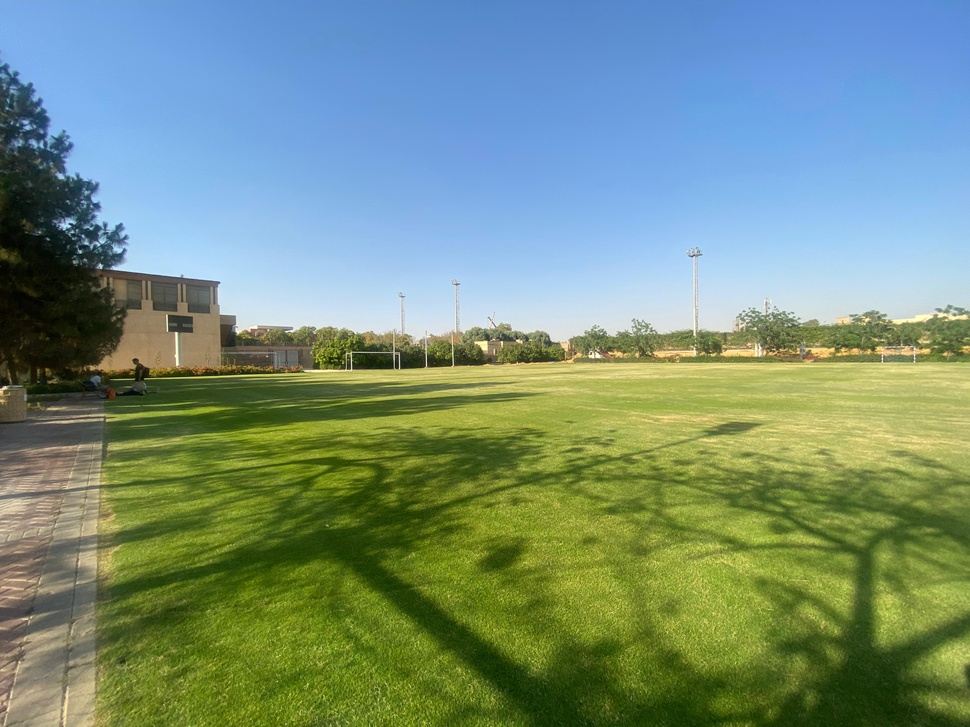
#> input picture data/left_3.jpeg, 970 x 727 px, shrunk from 4032 x 3024 before the run
$ python test.py
#> lines starting #> are read from the running program, lines starting #| are printed output that depends on the picture
import cv2
import numpy as np

def to_spherical(img, f):
    """Convert a perspective image to spherical projection."""
    h, w = img.shape[:2]
    cx, cy = w / 2, h / 2
    y_i, x_i = np.indices((h, w))
    x = (x_i - cx) / f
    y = (y_i - cy) / f
    z = np.ones_like(x)

    norm = np.sqrt(x**2 + y**2 + z**2)
    x /= norm
    y /= norm
    z /= norm

    theta = np.arctan2(x, z)
    phi = np.arctan2(y, np.sqrt(x**2 + z**2))

    x_map = f * theta + cx
    y_map = f * phi + cy

    return cv2.remap(img, x_map.astype(np.float32), y_map.astype(np.float32), cv2.INTER_LINEAR)

def stitch_images(img1, img2, f):
    # Spherical projection
    sph1 = to_spherical(img1, f)
    sph2 = to_spherical(img2, f)

    # SIFT feature detection
    sift = cv2.SIFT_create()
    kp1, des1 = sift.detectAndCompute(sph1, None)
    kp2, des2 = sift.detectAndCompute(sph2, None)

    # Match using FLANN + ratio test
    index_params = dict(algorithm=1, trees=5)
    search_params = dict(checks=50)
    flann = cv2.FlannBasedMatcher(index_params, search_params)
    matches = flann.knnMatch(des1, des2, k=2)

    good = [m for m, n in matches if m.distance < 0.75 * n.distance]
    if len(good) < 4:
        raise Exception("Not enough matches found!")

    pts1 = np.float32([kp1[m.queryIdx].pt for m in good])
    pts2 = np.float32([kp2[m.trainIdx].pt for m in good])

    # Estimate translation in spherical projection
    shift_x = np.median(pts1[:, 0] - pts2[:, 0])
    shift_y = np.median(pts1[:, 1] - pts2[:, 1])

    # Warp second image
    h, w = sph1.shape[:2]
    M = np.float32([[1, 0, shift_x], [0, 1, shift_y]])
    warped2 = cv2.warpAffine(sph2, M, (w + int(shift_x), h))

    # Paste first image onto panorama
    result = np.zeros_like(warped2)
    result[:, :w] = sph1

    # Create mask and blend
    mask1 = (result > 0).astype(np.uint8)
    mask2 = (warped2 > 0).astype(np.uint8)
    overlap = cv2.bitwise_and(mask1, mask2)

    alpha = 0.5
    blended = result.copy()
    blended[overlap == 1] = cv2.addWeighted(result, alpha, warped2, 1 - alpha, 0)[overlap == 1]
    blended[mask1 == 0] = warped2[mask1 == 0]

    return blended

# === MAIN EXECUTION ===
if __name__ == "__main__":
    # Load images
    img1 = cv2.imread('data/left_3.jpeg')
#> img1 is the input picture: shape (727, 970, 3); mean B, G, R 125.5, 144.2, 118.8
    img2 = cv2.imread('data/right_3.jpeg')
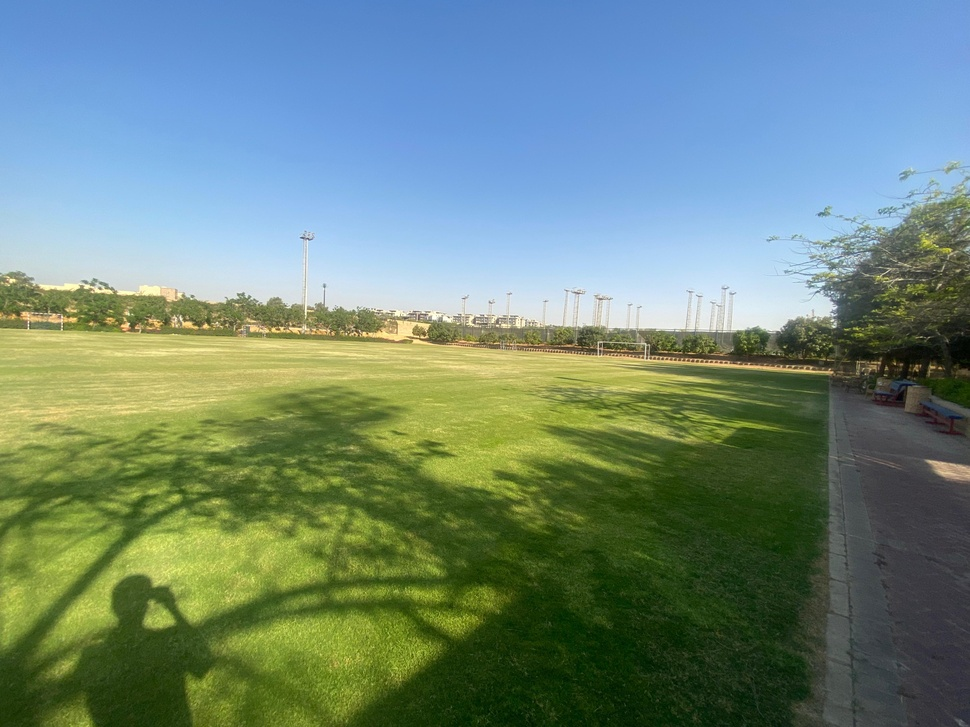
#> input picture data/right_3.jpeg, 970 x 727 px, shrunk from 4032 x 3024 before the run
#> img2 is the input picture: shape (727, 970, 3); mean B, G, R 123.5, 136.1, 110.9
    if img1 is None or img2 is None:
        raise Exception("Image loading failed. Make sure 'left.jpg' and 'right.jpg' exist.")

    # Focal length estimate
    f = 0.5 * img1.shape[1]
#> f = 485

    result = stitch_images(img1, img2, f)
#> in to_spherical, `theta = np.arctan2(x, z)`:
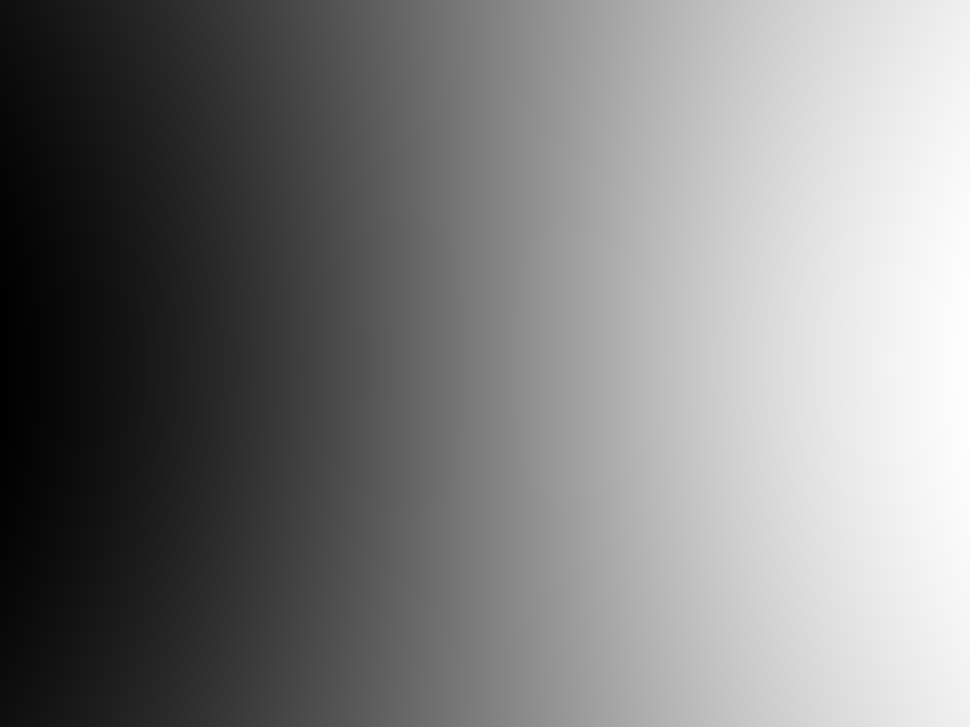
#> x: shape (727, 970) float64; min -0.707, max 0.706, mean -0.000699; drawn with min black and max white
#> in to_spherical, `phi = np.arctan2(y, np.sqrt(x**2 + z**2))`:
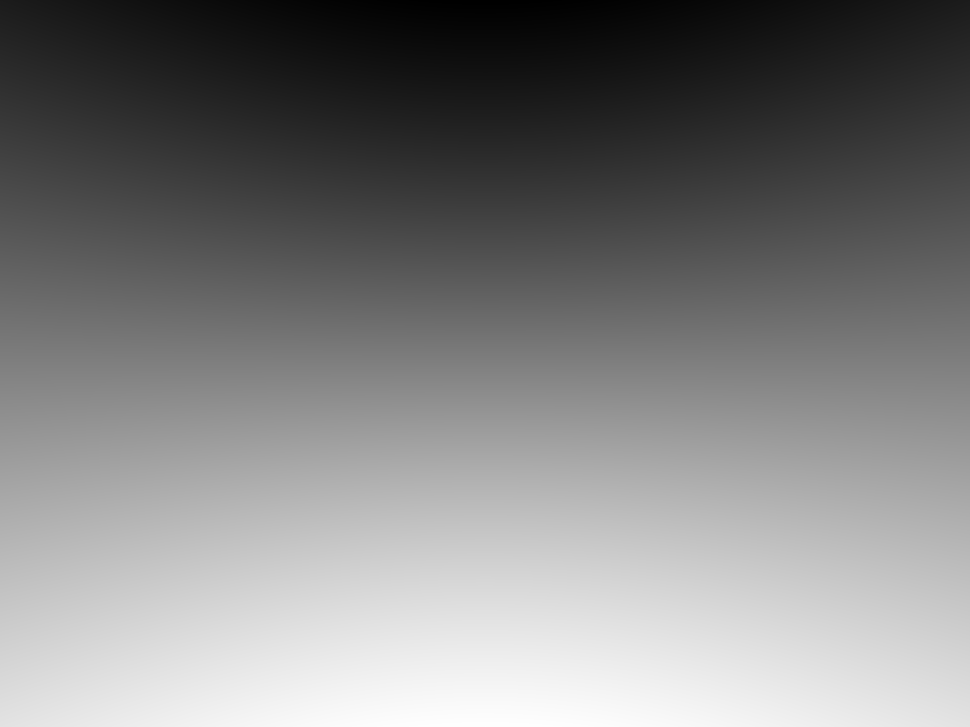
#> y: shape (727, 970) float64; min -0.6, max 0.599, mean -0.000755; drawn with min black and max white
#> call 2 of to_spherical, with f = 485
#> in to_spherical (call 2), `return cv2.remap(img, x_map.astype(np.float32), y_map.astype(np.float3..`:
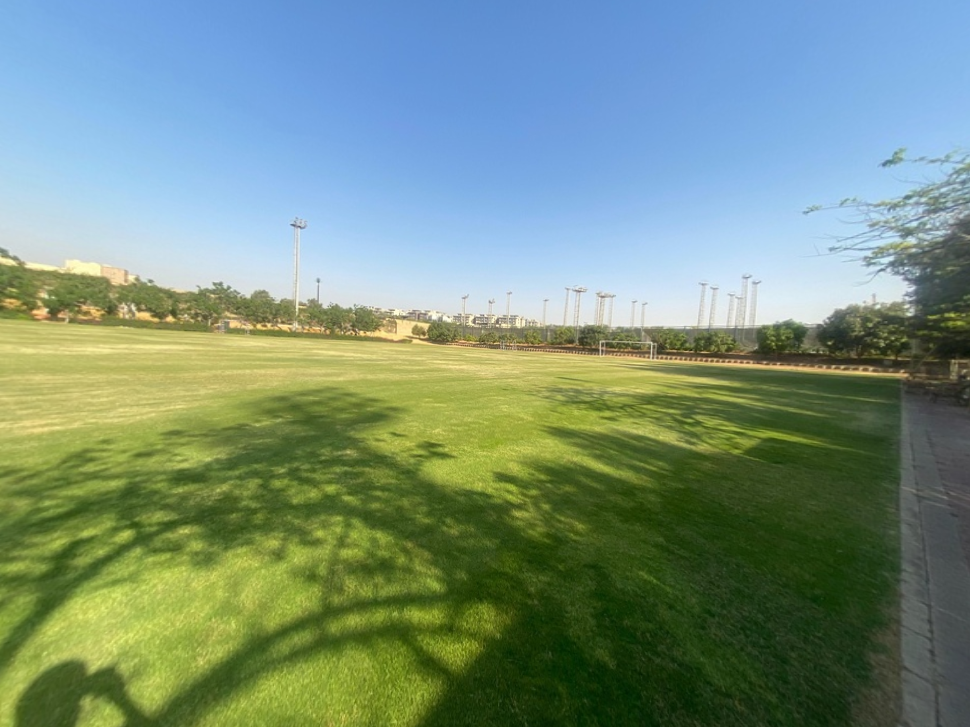
#> returned value: shape (727, 970, 3); mean of channels 0, 1, 2 126.8, 144.4, 119.1; drawn as B, G, R
#> in stitch_images, `kp1, des1 = sift.detectAndCompute(sph1, None)`: kp1 = 2497 keypoints; strongest (x, y, size): (484, 345, 6.4), (126, 326, 3.4), (600, 355, 3.3), (412, 359, 15.1)
#> in stitch_images, `kp2, des2 = sift.detectAndCompute(sph2, None)`: kp2 = 1920 keypoints; strongest (x, y, size): (170, 319, 4.6), (586, 340, 20.8), (892, 291, 27.4), (259, 326, 3.4)
#> in stitch_images, `matches = flann.knnMatch(des1, des2, k=2)`: matches = 2497 matches
#> in stitch_images, `good = [m for m, n in matches if m.distance < 0.75 * n.distance]`: good = 28 matches
#> in stitch_images, `pts1 = np.float32([kp1[m.queryIdx].pt for m in good])`: pts1 = 28 pairs, first value 50.26 to 962.3, second value 270.9 to 654.9
#> in stitch_images, `pts2 = np.float32([kp2[m.trainIdx].pt for m in good])`: pts2 = 28 pairs, first value 46.73 to 896.1, second value 279.5 to 539.6
#> in stitch_images, `shift_x = np.median(pts1[:, 0] - pts2[:, 0])`: shift_x = 119.7
#> in stitch_images, `shift_y = np.median(pts1[:, 1] - pts2[:, 1])`: shift_y = 17.72
#> in stitch_images, `M = np.float32([[1, 0, shift_x], [0, 1, shift_y]])`: M = [[1, 0, 119.7], [0, 1, 17.72]]
#> in stitch_images, `overlap = cv2.bitwise_and(mask1, mask2)`:
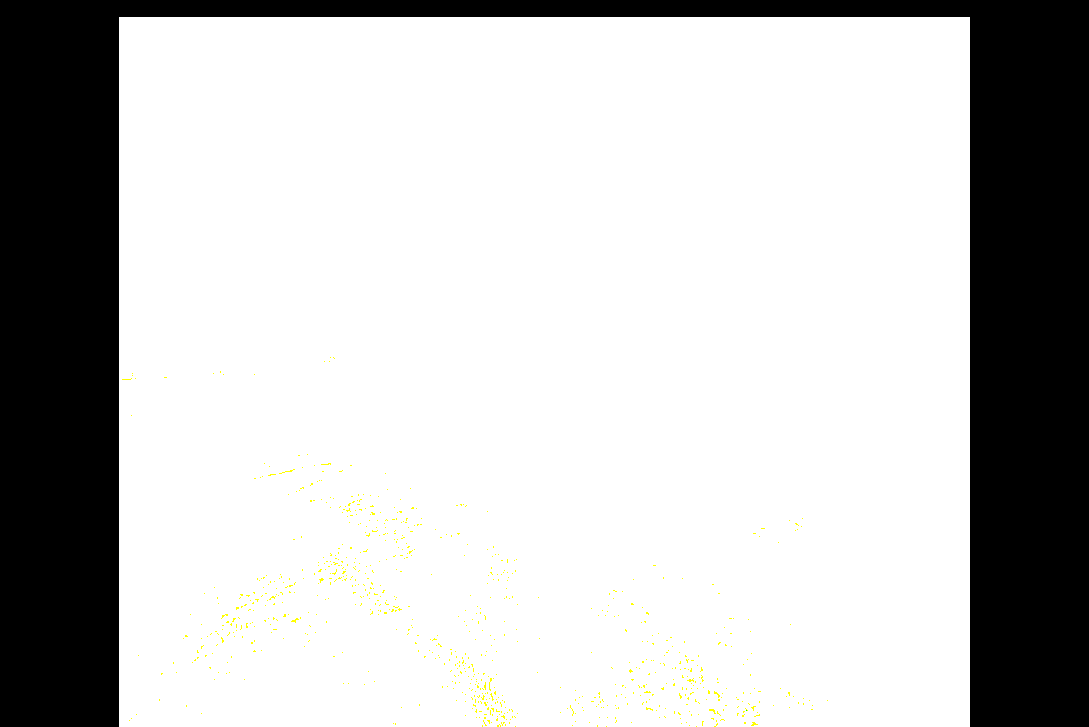
#> overlap: shape (727, 1089, 3); mean B, G, R 0.761, 0.763, 0.763; drawn with 1 as white
#> in stitch_images, `blended[mask1 == 0] = warped2[mask1 == 0]`:
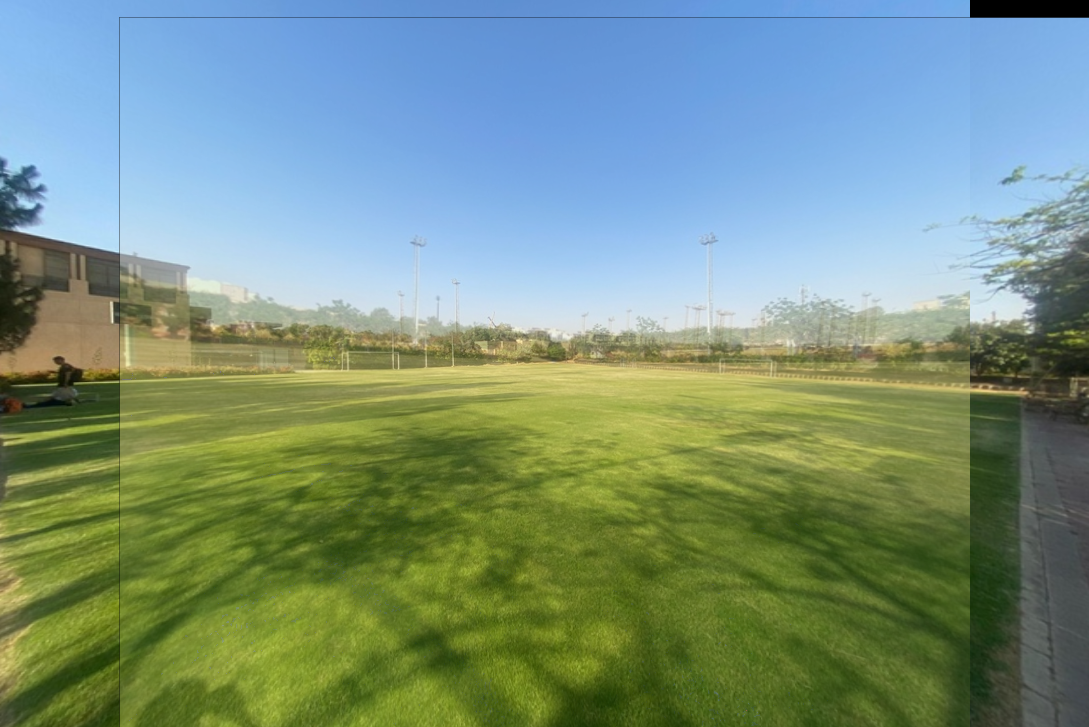
#> blended: shape (727, 1089, 3); mean B, G, R 128.1, 146.6, 121.5

    # Display result
    cv2.namedWindow("Spherical Panorama", cv2.WINDOW_NORMAL)
    cv2.imshow("Spherical Panorama", result)
    cv2.waitKey(0)
    cv2.destroyAllWindows()

    # Optionally save result
    cv2.imwrite("spherical_panorama.jpg", result)
